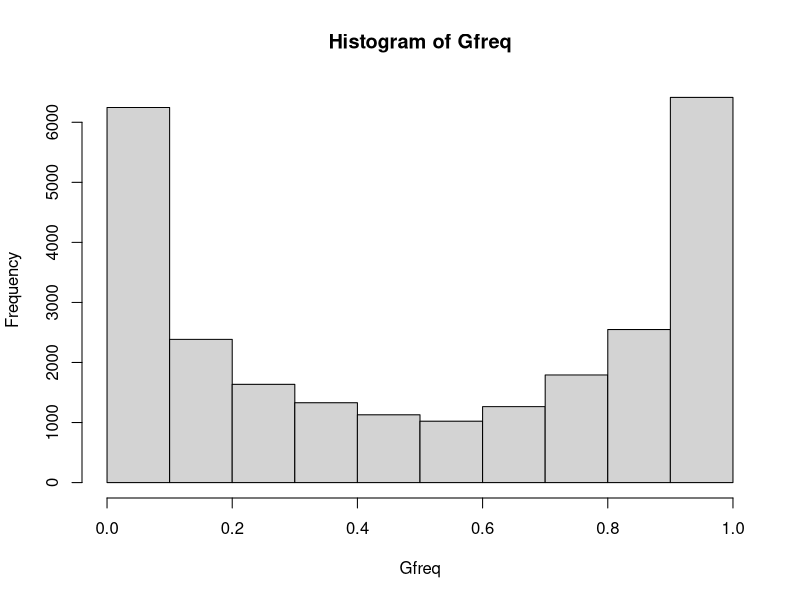
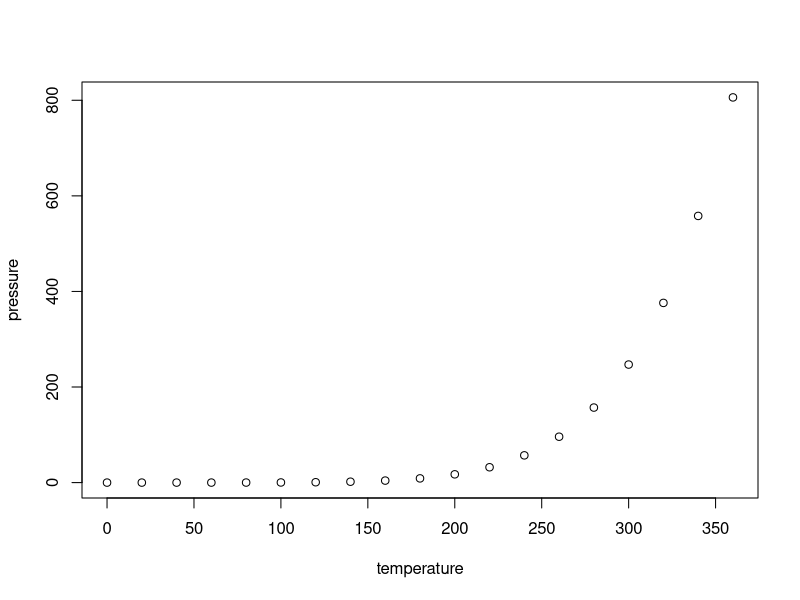

Generate these figures, in order, with R:
## ---- chunk 1
knitr::opts_chunk$set(echo = TRUE)
## ---- chunk 2
 data=read.table('RC/S155.txt')
 colnames(data) = c("GA","GB","TA","TB")
 Gfreq = data$GB/(data$GA+data$GB)
 hist(Gfreq, breaks = 10)

## ---- chunk 3
summary(cars)
## ---- chunk 4
plot(pressure)
